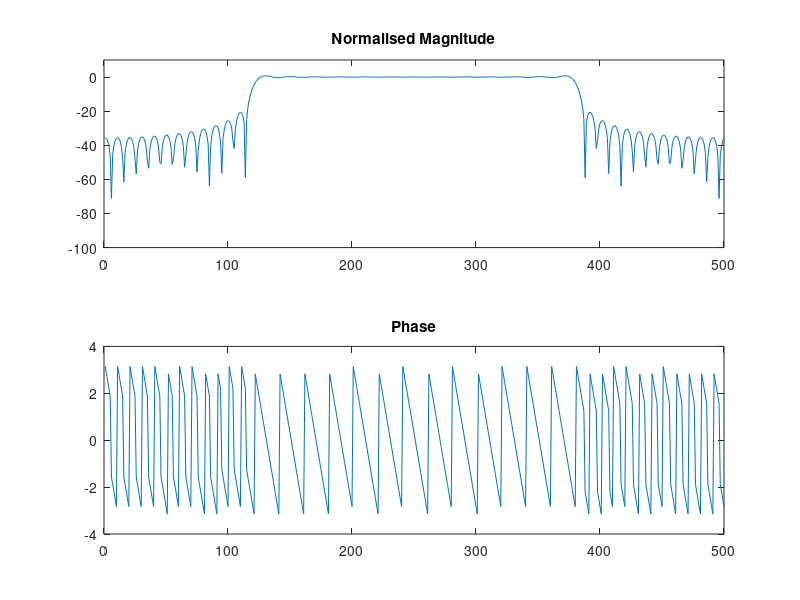
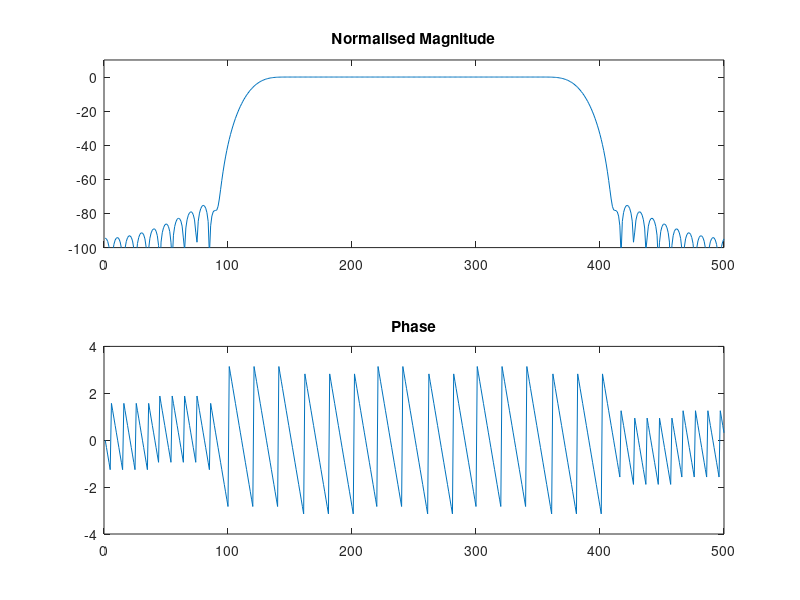

These figures' MATLAB source, in order:
N = 51;
w0 = pi/6;
n = 0:N-1;
w = ones(1,N);
K = N/2 -1/2;
hn = zeros(1,N);
hd = (sinc(w0*(n-K))*w0);
for j = 1:N
hn(j) = hd(j)*w(j);
end

H = fft(hn,500);
H = fftshift(H);
disp(length(H));
y1 = 20*log10(abs(H));
figure('NumberTitle', 'off', 'Name', 'Rectangular');
subplot(2,1,1)
plot(y1);
ylim([-100,10]);
title("Normalised Magnitude");
subplot(2,1,2)
plot(angle(H));
title("Phase");

N = 51;
w0 = pi/6;
n = 0:N-1;
w = blackman(N);
K = N/2 -1/2;
hn = zeros(1,N);
hd = sinc(w0*(n-K))*w0;
for jj = 1:N
hn(jj) = hd(jj)*w(jj);
end
H = fft(hn,500);
H = fftshift(H);
y1 = 20*log10(abs(H));
figure('NumberTitle', 'off', 'Name', 'Blackman');
subplot(2,1,1)
plot(y1);
ylim([-100,10]);
title("Normalised Magnitude");
subplot(2,1,2)
plot(angle(H));
title("Phase")


